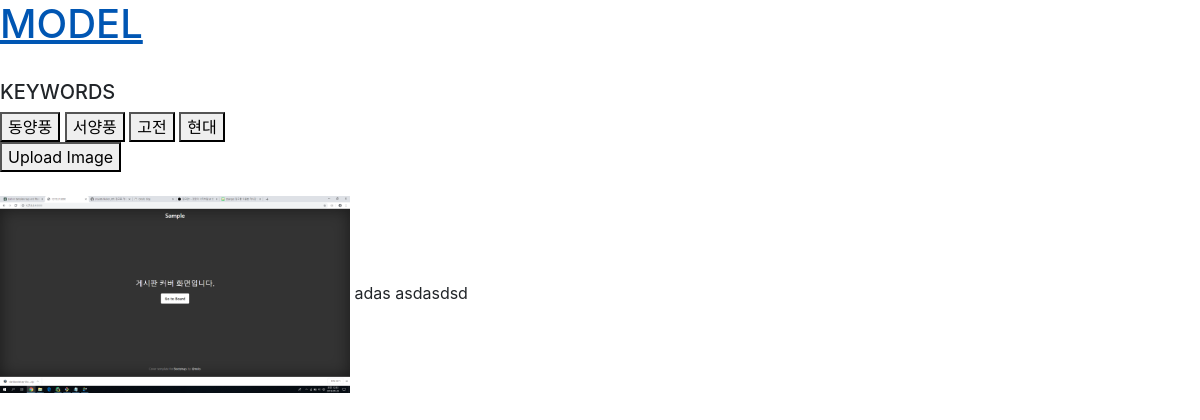
/posts/model/filter/orient/, run on the app's committed database.
### posts/models.py (models this page shows, shortened)
class Models(models.Model):
    title = models.CharField(max_length=20)
    text = models.TextField(default='', null=True, blank=True)
    image1 = models.ImageField(upload_to = 'images/')
    image2 = models.ImageField(upload_to = 'images/', default='', null=True, blank=True)
    image3 = models.ImageField(upload_to = 'images/', default='', null=True, blank=True)
    image4 = models.ImageField(upload_to = 'images/', default='', null=True, blank=True)
    image5 = models.ImageField(upload_to = 'images/', default='', null=True, blank=True)
    thumbnail = ImageSpecField(source='image1', processors=[ResizeToFill(120,80)], format='JPEG')
    GENDER_CHOICES = (
        ('여성', '여성'),
        ('남성', '남성'),
    )
    gender = models.CharField(max_length=2, choices=GENDER_CHOICES, null=True)
    CATEGORY_CHOICES = (
        ('동양풍', '동양풍'),
        ('서양풍', '서양풍'),
        ('고전', '고전'),
        ('현대', '현대'),
    )
    category = models.CharField(max_length=3, choices=CATEGORY_CHOICES, null=True)

### posts/views.py (the view)
# urls.py: path('model/filter/orient/', views.filter_orient, name="filter_orient"),
def filter_orient(request):
    post_orient = Models.objects.filter(category="동양풍")
    return render(request, 'model/filter_orient.html', {'post_orient': post_orient,})

### posts/templates/model/filter_orient.html (shortened to what this page needs)
<head>
    <link rel="stylesheet" href="https://stackpath.bootstrapcdn.com/bootstrap/4.3.1/css/bootstrap.min.css">
</head>
<body>
    <a href="{% url 'model' %}"><h1> MODEL </h1></a>
    <br>
    <h5> KEYWORDS </h5>
    <a href="{% url 'filter_orient' %}"><button> 동양풍 </button></a>
    <a href="{% url 'filter_western' %}"><button> 서양풍 </button></a>
    <a href="{% url 'filter_classic' %}"><button> 고전 </button></a>
    <a href="{% url 'filter_modern' %}"><button> 현대 </button></a>
    <br>
    <a href="{% url 'model_post' %}"><button>Upload Image</button></a>
    <br>
    <br>
    {% for orient in post_orient %}
      <a href="{% url 'model_detail' orient.id %}"><img src="{{ orient.thumbnail.url }}" width="350"></a>
      {{ orient.title }}
      {{ orient.text|slice:":10" }}
    {% endfor %}
</body>

### data on the page
Models: thumbnail (picture), title "adas", text "asdasdsd"
